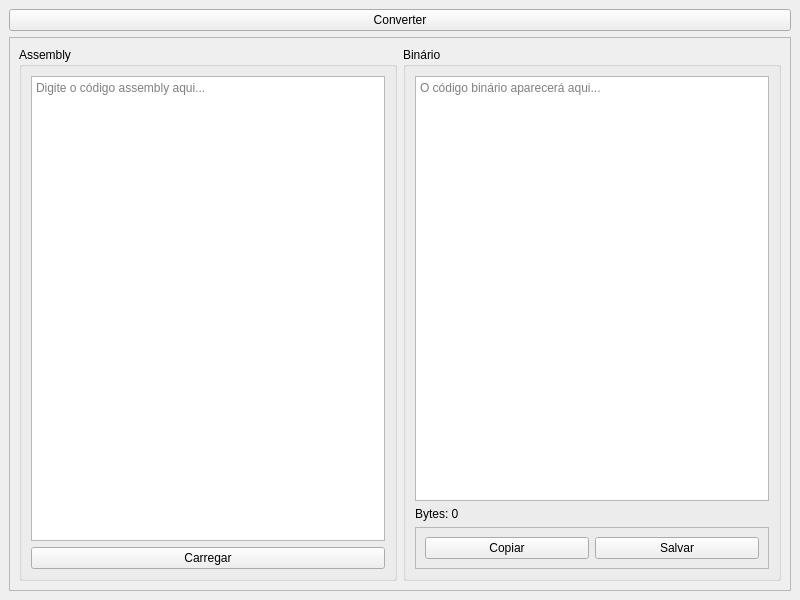
<?xml version="1.0" encoding="UTF-8"?>
<ui version="4.0">
 <class>sk2_assembler</class>
 <widget class="QMainWindow" name="sk2_assembler">
  <property name="geometry">
   <rect>
    <x>0</x>
    <y>0</y>
    <width>800</width>
    <height>600</height>
   </rect>
  </property>
  <property name="windowTitle">
   <string>MainWindow</string>
  </property>
  <widget class="QWidget" name="grupo_superior">
   <layout class="QVBoxLayout" name="verticalLayout">
    <item>
     <widget class="QPushButton" name="converter">
      <property name="text">
       <string>Converter</string>
      </property>
     </widget>
    </item>
    <item>
     <widget class="QFrame" name="tudo">
      <property name="frameShape">
       <enum>QFrame::Shape::StyledPanel</enum>
      </property>
      <property name="frameShadow">
       <enum>QFrame::Shadow::Raised</enum>
      </property>
      <layout class="QHBoxLayout" name="horizontalLayout">
       <item>
        <widget class="QGroupBox" name="assembly_grupe">
         <property name="title">
          <string>Assembly</string>
         </property>
         <layout class="QVBoxLayout" name="verticalLayout_2">
          <item>
           <widget class="QPlainTextEdit" name="caixa_texto_assembly">
            <property name="placeholderText">
             <string>Digite o código assembly aqui...</string>
            </property>
           </widget>
          </item>
          <item>
           <widget class="QPushButton" name="carregar">
            <property name="text">
             <string>Carregar</string>
            </property>
           </widget>
          </item>
         </layout>
        </widget>
       </item>
       <item>
        <widget class="QGroupBox" name="binary_grupe">
         <property name="title">
          <string>Binário</string>
         </property>
         <layout class="QVBoxLayout" name="verticalLayout_3">
          <item>
           <widget class="QPlainTextEdit" name="caixa_texto_binario">
            <property name="readOnly">
             <bool>true</bool>
            </property>
            <property name="placeholderText">
             <string>O código binário aparecerá aqui...</string>
            </property>
           </widget>
          </item>
          <item>
           <widget class="QLabel" name="contador_bytes">
            <property name="text">
             <string>Bytes: 0</string>
            </property>
           </widget>
          </item>
          <item>
           <widget class="QFrame" name="botoes_binary_grupe">
            <property name="frameShape">
             <enum>QFrame::Shape::StyledPanel</enum>
            </property>
            <property name="frameShadow">
             <enum>QFrame::Shadow::Raised</enum>
            </property>
            <layout class="QHBoxLayout" name="horizontalLayout_2">
             <item>
              <widget class="QPushButton" name="copiar">
               <property name="text">
                <string>Copiar</string>
               </property>
              </widget>
             </item>
             <item>
              <widget class="QPushButton" name="salvar">
               <property name="text">
                <string>Salvar</string>
               </property>
              </widget>
             </item>
            </layout>
           </widget>
          </item>
         </layout>
        </widget>
       </item>
      </layout>
     </widget>
    </item>
   </layout>
  </widget>
  <widget class="QMenuBar" name="menubar">
   <property name="geometry">
    <rect>
     <x>0</x>
     <y>0</y>
     <width>800</width>
     <height>33</height>
    </rect>
   </property>
  </widget>
 </widget>
 <resources/>
 <connections/>
</ui>
